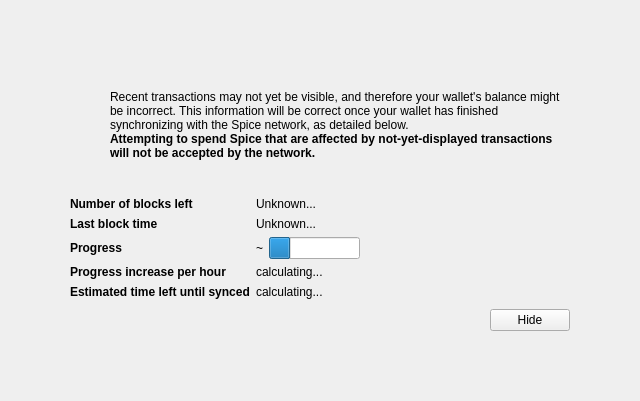
<?xml version="1.0" encoding="UTF-8"?>
<ui version="4.0">
 <class>ModalOverlay</class>
 <widget class="ModalOverlay" name="ModalOverlay">
  <property name="geometry">
   <rect>
    <x>0</x>
    <y>0</y>
    <width>640</width>
    <height>401</height>
   </rect>
  </property>
  <property name="windowTitle">
   <string>Form</string>
  </property>
  <layout class="QVBoxLayout" name="verticalLayout" stretch="0">
   <property name="sizeConstraint">
    <enum>QLayout::SetDefaultConstraint</enum>
   </property>
   <property name="leftMargin">
    <number>0</number>
   </property>
   <property name="topMargin">
    <number>0</number>
   </property>
   <property name="rightMargin">
    <number>0</number>
   </property>
   <property name="bottomMargin">
    <number>0</number>
   </property>
   <item>
    <widget class="QWidget" name="bgWidget" native="true">
     <property name="styleSheet">
      <string notr="true"/>
     </property>
     <layout class="QVBoxLayout" name="verticalLayoutMain" stretch="0">
      <property name="leftMargin">
       <number>60</number>
      </property>
      <property name="topMargin">
       <number>60</number>
      </property>
      <property name="rightMargin">
       <number>60</number>
      </property>
      <property name="bottomMargin">
       <number>60</number>
      </property>
      <item>
       <widget class="QWidget" name="contentWidget" native="true">
        <property name="styleSheet">
         <string notr="true"/>
        </property>
        <layout class="QVBoxLayout" name="verticalLayoutSub" stretch="1,0,0,0,0">
         <property name="spacing">
          <number>0</number>
         </property>
         <property name="leftMargin">
          <number>10</number>
         </property>
         <property name="topMargin">
          <number>10</number>
         </property>
         <property name="rightMargin">
          <number>10</number>
         </property>
         <property name="bottomMargin">
          <number>10</number>
         </property>
         <item>
          <layout class="QHBoxLayout" name="horizontalLayoutIconText" stretch="0,1">
           <property name="topMargin">
            <number>20</number>
           </property>
           <item>
            <layout class="QVBoxLayout" name="verticalLayoutIcon">
             <property name="leftMargin">
              <number>0</number>
             </property>
             <item>
              <widget class="QPushButton" name="warningIcon">
               <property name="enabled">
                <bool>false</bool>
               </property>
               <property name="text">
                <string/>
               </property>
               <property name="icon">
                <iconset>
                 <normaloff>:/icons/warning</normaloff>
                 <disabledoff>:/icons/warning</disabledoff>:/icons/warning</iconset>
               </property>
               <property name="iconSize">
                <size>
                 <width>48</width>
                 <height>48</height>
                </size>
               </property>
               <property name="flat">
                <bool>true</bool>
               </property>
              </widget>
             </item>
             <item>
              <spacer name="verticalSpacerWarningIcon">
               <property name="orientation">
                <enum>Qt::Vertical</enum>
               </property>
               <property name="sizeHint" stdset="0">
                <size>
                 <width>20</width>
                 <height>40</height>
                </size>
               </property>
              </spacer>
             </item>
            </layout>
           </item>
           <item>
            <layout class="QVBoxLayout" name="verticalLayoutInfoText">
             <property name="leftMargin">
              <number>0</number>
             </property>
             <property name="topMargin">
              <number>0</number>
             </property>
             <item>
              <widget class="QLabel" name="infoText">
               <property name="text">
                <string>Recent transactions may not yet be visible, and therefore your wallet's balance might be incorrect. This information will be correct once your wallet has finished synchronizing with the Spice network, as detailed below.</string>
               </property>
               <property name="textFormat">
                <enum>Qt::RichText</enum>
               </property>
               <property name="wordWrap">
                <bool>true</bool>
               </property>
              </widget>
             </item>
             <item>
              <widget class="QLabel" name="infoTextStrong">
               <property name="font">
                <font>
                 <weight>75</weight>
                 <bold>true</bold>
                </font>
               </property>
               <property name="text">
                <string>Attempting to spend Spice that are affected by not-yet-displayed transactions will not be accepted by the network.</string>
               </property>
               <property name="textFormat">
                <enum>Qt::RichText</enum>
               </property>
               <property name="wordWrap">
                <bool>true</bool>
               </property>
              </widget>
             </item>
             <item>
              <spacer name="verticalSpacerInTextSpace">
               <property name="orientation">
                <enum>Qt::Vertical</enum>
               </property>
               <property name="sizeHint" stdset="0">
                <size>
                 <width>20</width>
                 <height>40</height>
                </size>
               </property>
              </spacer>
             </item>
            </layout>
           </item>
          </layout>
         </item>
         <item>
          <spacer name="verticalSpacerAfterText">
           <property name="orientation">
            <enum>Qt::Vertical</enum>
           </property>
           <property name="sizeHint" stdset="0">
            <size>
             <width>20</width>
             <height>40</height>
            </size>
           </property>
          </spacer>
         </item>
         <item>
          <layout class="QFormLayout" name="formLayout">
           <property name="fieldGrowthPolicy">
            <enum>QFormLayout::FieldsStayAtSizeHint</enum>
           </property>
           <property name="horizontalSpacing">
            <number>6</number>
           </property>
           <property name="verticalSpacing">
            <number>6</number>
           </property>
           <property name="topMargin">
            <number>10</number>
           </property>
           <item row="0" column="0">
            <widget class="QLabel" name="labelNumberOfBlocksLeft">
             <property name="font">
              <font>
               <weight>75</weight>
               <bold>true</bold>
              </font>
             </property>
             <property name="text">
              <string>Number of blocks left</string>
             </property>
            </widget>
           </item>
           <item row="0" column="1">
            <widget class="QLabel" name="numberOfBlocksLeft">
             <property name="text">
              <string>Unknown...</string>
             </property>
            </widget>
           </item>
           <item row="1" column="0">
            <widget class="QLabel" name="labelLastBlockTime">
             <property name="font">
              <font>
               <weight>75</weight>
               <bold>true</bold>
              </font>
             </property>
             <property name="text">
              <string>Last block time</string>
             </property>
            </widget>
           </item>
           <item row="1" column="1">
            <widget class="QLabel" name="newestBlockDate">
             <property name="sizePolicy">
              <sizepolicy hsizetype="Maximum" vsizetype="Preferred">
               <horstretch>0</horstretch>
               <verstretch>0</verstretch>
              </sizepolicy>
             </property>
             <property name="text">
              <string>Unknown...</string>
             </property>
            </widget>
           </item>
           <item row="2" column="0">
            <widget class="QLabel" name="labelSyncDone">
             <property name="font">
              <font>
               <weight>75</weight>
               <bold>true</bold>
              </font>
             </property>
             <property name="text">
              <string>Progress</string>
             </property>
            </widget>
           </item>
           <item row="2" column="1">
            <layout class="QHBoxLayout" name="horizontalLayoutSync" stretch="0,1">
             <item>
              <widget class="QLabel" name="percentageProgress">
               <property name="text">
                <string>~</string>
               </property>
              </widget>
             </item>
             <item>
              <widget class="QProgressBar" name="progressBar">
               <property name="value">
                <number>24</number>
               </property>
               <property name="format">
                <string/>
               </property>
              </widget>
             </item>
            </layout>
           </item>
           <item row="4" column="0">
            <widget class="QLabel" name="labelProgressIncrease">
             <property name="font">
              <font>
               <weight>75</weight>
               <bold>true</bold>
              </font>
             </property>
             <property name="text">
              <string>Progress increase per hour</string>
             </property>
            </widget>
           </item>
           <item row="4" column="1">
            <widget class="QLabel" name="progressIncreasePerH">
             <property name="text">
              <string>calculating...</string>
             </property>
            </widget>
           </item>
           <item row="5" column="0">
            <widget class="QLabel" name="labelEstimatedTimeLeft">
             <property name="font">
              <font>
               <weight>75</weight>
               <bold>true</bold>
              </font>
             </property>
             <property name="text">
              <string>Estimated time left until synced</string>
             </property>
            </widget>
           </item>
           <item row="5" column="1">
            <widget class="QLabel" name="expectedTimeLeft">
             <property name="text">
              <string>calculating...</string>
             </property>
            </widget>
           </item>
          </layout>
         </item>
         <item>
          <layout class="QHBoxLayout" name="horizontalLayoutButtons">
           <property name="leftMargin">
            <number>10</number>
           </property>
           <property name="topMargin">
            <number>10</number>
           </property>
           <item>
            <spacer name="horizontalSpacer">
             <property name="orientation">
              <enum>Qt::Horizontal</enum>
             </property>
             <property name="sizeHint" stdset="0">
              <size>
               <width>40</width>
               <height>20</height>
              </size>
             </property>
            </spacer>
           </item>
           <item>
            <widget class="QPushButton" name="closeButton">
             <property name="text">
              <string>Hide</string>
             </property>
            </widget>
           </item>
          </layout>
         </item>
         <item>
          <layout class="QVBoxLayout" name="verticalLayout_2">
           <item>
            <spacer name="verticalSpacer">
             <property name="orientation">
              <enum>Qt::Vertical</enum>
             </property>
             <property name="sizeHint" stdset="0">
              <size>
               <width>20</width>
               <height>40</height>
              </size>
             </property>
            </spacer>
           </item>
          </layout>
         </item>
        </layout>
       </widget>
      </item>
     </layout>
    </widget>
   </item>
  </layout>
 </widget>
 <customwidgets>
  <customwidget>
   <class>ModalOverlay</class>
   <extends>QWidget</extends>
   <header>modaloverlay.h</header>
   <container>1</container>
  </customwidget>
 </customwidgets>
 <resources/>
 <connections/>
</ui>
